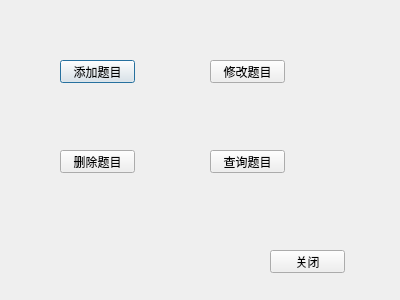
<?xml version="1.0" encoding="UTF-8"?>
<ui version="4.0">
 <class>Dialog3</class>
 <widget class="QDialog" name="Dialog3">
  <property name="geometry">
   <rect>
    <x>0</x>
    <y>0</y>
    <width>400</width>
    <height>300</height>
   </rect>
  </property>
  <property name="windowTitle">
   <string>判断题管理</string>
  </property>
  <widget class="QPushButton" name="pushButton">
   <property name="geometry">
    <rect>
     <x>60</x>
     <y>60</y>
     <width>75</width>
     <height>23</height>
    </rect>
   </property>
   <property name="text">
    <string>添加题目</string>
   </property>
  </widget>
  <widget class="QPushButton" name="pushButton_2">
   <property name="geometry">
    <rect>
     <x>210</x>
     <y>60</y>
     <width>75</width>
     <height>23</height>
    </rect>
   </property>
   <property name="text">
    <string>修改题目</string>
   </property>
  </widget>
  <widget class="QPushButton" name="pushButton_3">
   <property name="geometry">
    <rect>
     <x>60</x>
     <y>150</y>
     <width>75</width>
     <height>23</height>
    </rect>
   </property>
   <property name="text">
    <string>删除题目</string>
   </property>
  </widget>
  <widget class="QPushButton" name="pushButton_4">
   <property name="geometry">
    <rect>
     <x>210</x>
     <y>150</y>
     <width>75</width>
     <height>23</height>
    </rect>
   </property>
   <property name="text">
    <string>查询题目</string>
   </property>
  </widget>
  <widget class="QPushButton" name="pushButton_5">
   <property name="geometry">
    <rect>
     <x>270</x>
     <y>250</y>
     <width>75</width>
     <height>23</height>
    </rect>
   </property>
   <property name="text">
    <string>关闭</string>
   </property>
  </widget>
 </widget>
 <resources/>
 <connections/>
</ui>
